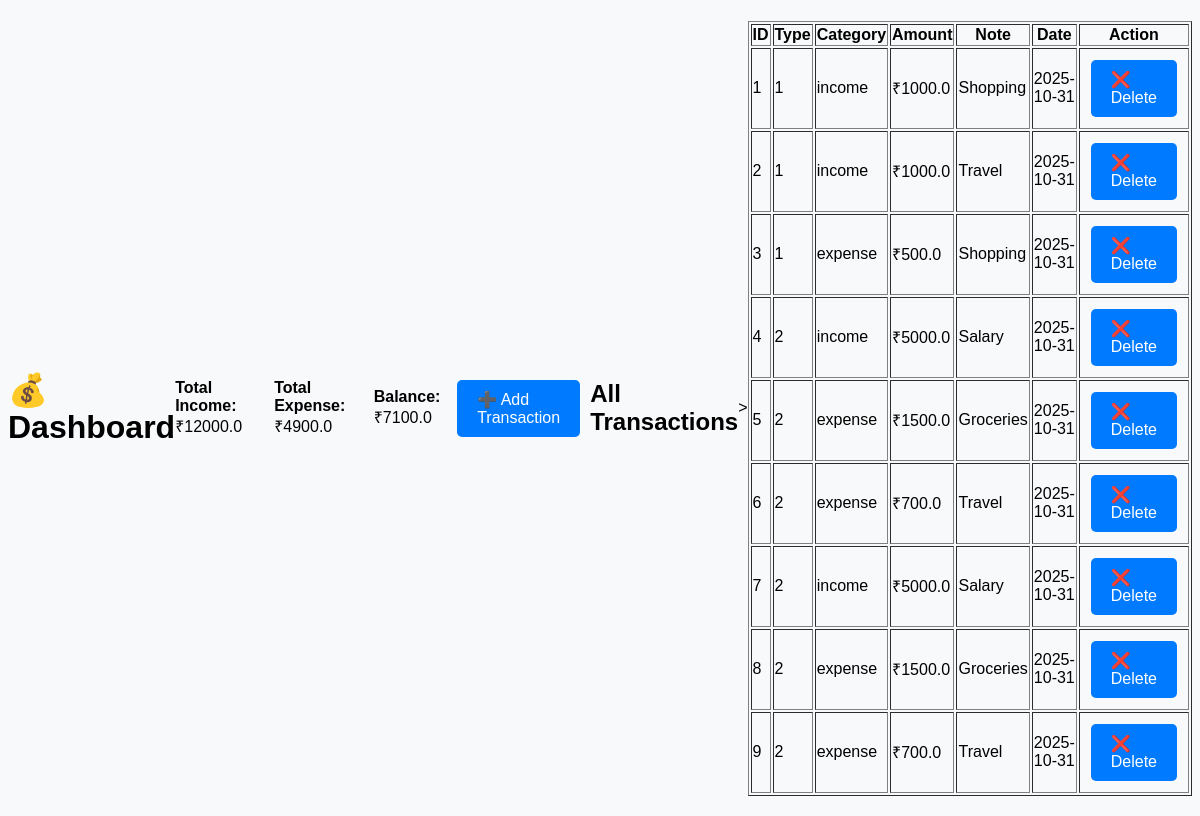
The app's page /, older data.
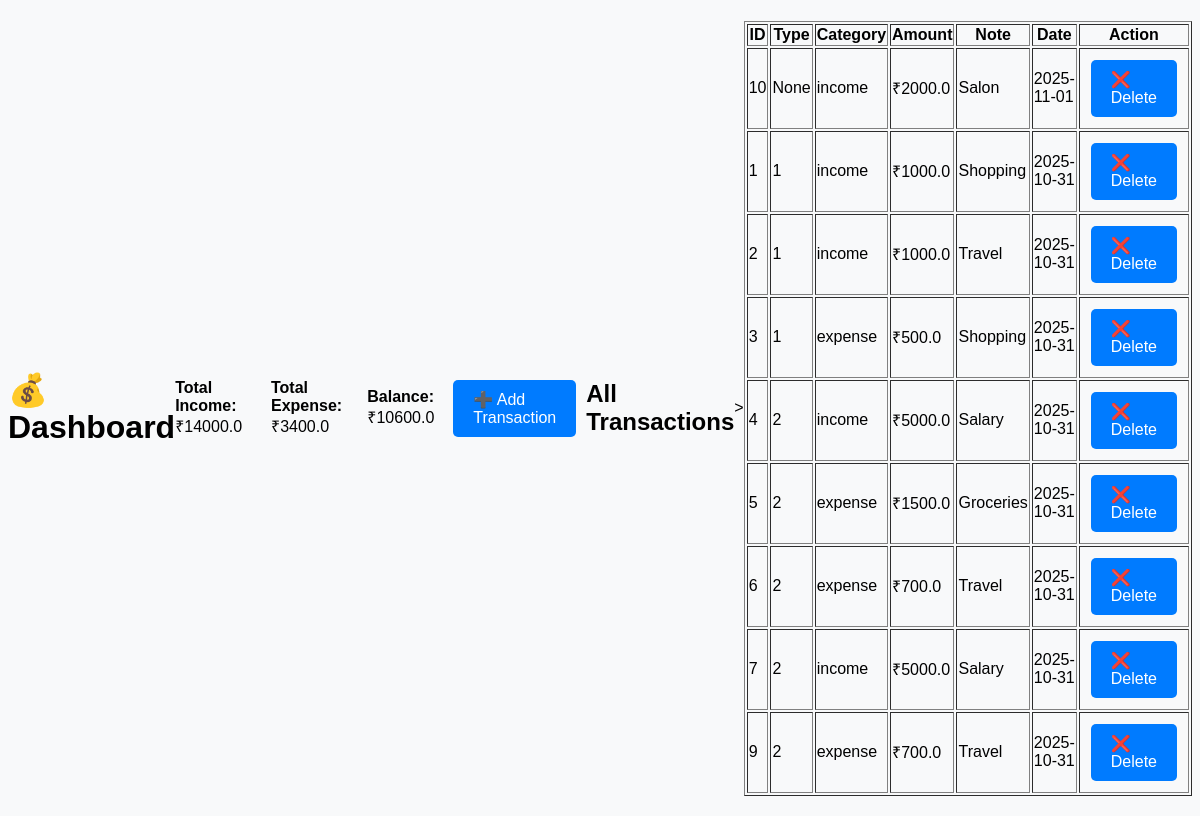
The same page, newer data.
### tables this page shows
CREATE TABLE transactions(
                   id INTEGER PRIMARY KEY AUTOINCREMENT,
                   user_id INTEGER,
                   type TEXT,
                   amount REAL,
                   category TEXT,
                   date TEXT,
                   note TEXT,
                   FOREIGN KEY (user_id) REFERENCES users(id)
                   );

### app.py (the view)
@app.route('/')
def dashboard():
    connection = sqlite3.connect(db_path)
    with connection as conn:
        cursor = conn.cursor()
        cursor.execute("SELECT SUM(amount) FROM transactions WHERE type='income'")
        total_income = cursor.fetchone()[0] or 0
        cursor.execute("SELECT SUM(amount) FROM transactions WHERE type='expense'")
        total_expense = cursor.fetchone()[0] or 0
        balance = total_income - total_expense
        cursor.execute("SELECT * FROM transactions ORDER BY date DESC")
        records = cursor.fetchall()
    return render_template('dashboard.html',
                           income=total_income,
                           expense=total_expense,
                           balance=balance,
                           records=records)

### templates/dashboard.html (shortened to what this page needs)
<!DOCTYPE html>
<html>
<head>
    <link rel="stylesheet" href="{{ url_for('static', filename='style.css') }}">
</head>
<body>
    <h1>💰 Dashboard</h1>
    <p><b>Total Income:</b> ₹{{ income }}</p>
    <p><b>Total Expense:</b> ₹{{ expense }}</p>
    <p><b>Balance:</b> ₹{{ balance }}</p>
    <a href="{{ url_for('add_transaction') }}">➕ Add Transaction</a>
    <h2>All Transactions</h2>
    <table border="1">
        <tr>
            <th>ID</th><th>Type</th><th>Category</th><th>Amount</th><th>Note</th><th>Date</th><th>Action</th>
        </tr>
        {% for r in records %}
        <tr>
            <td>{{ r[0] }}</td>
            <td>{{ r[1] }}</td>
            <td>{{ r[2] }}</td>
            <td>₹{{ r[3] }}</td>
            <td>{{ r[4] }}</td>
            <td>{{ r[5] }}</td>
            <td><a href="{{ url_for('delete_transaction', id=r[0]) }}">❌ Delete</a></td>
        </tr>
        {% endfor %}
    </table>
</body>
</html>

Row changes from the older to the newer data that the page shows:
removed transactions: id "8", user "2", type "expense", amount "1500.0", category "Groceries", date "2025-10-31"
added transactions: id "10", r "None", type "income", amount "2000.0", category "Salon", date "2025-11-01"
Text that changed along with them:
{{ income }}: "12000.0" → "14000.0"
{{ expense }}: "4900.0" → "3400.0"
{{ balance }}: "7100.0" → "10600.0"
